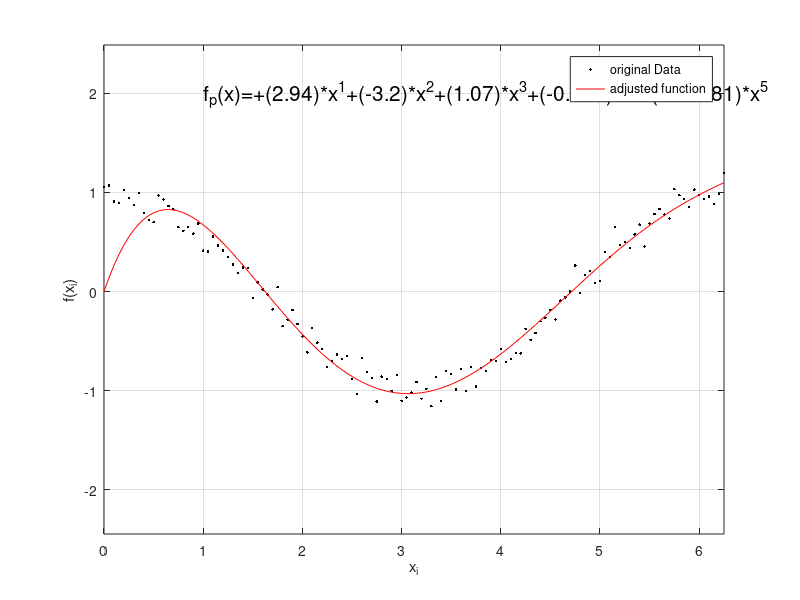

The MATLAB source for this figure:
clear all;
close all;

%% create sample points xi, f(xi)
% the function is f(x)=cos(x)+noiseLevel*gaussian_white_noise
noiseLevel=0.1;
xi=[0:0.05:2*pi]';
fi=cos(xi)+noiseLevel*randn(size(xi));

% plot original function
figure(1);
set(gca,'fontsize',16);
plot(xi,fi,'k.');
xlabel('x_i');
ylabel('f(x_i)');
hold on;
grid on;
axis equal;

%% Create basis (polinomials p_n(x)={x^1,x^2,x^3,....x^N})
%  Constant function p(x)=1 is optional
N=5;
%add p(x)=1?
Add_constant=0;

P=[];
if Add_constant==1
    %add the function f(x)=1 outside for loop
    P=[ones(size(xi))];
end

for n=1:N
    %compute p_n(x_i)=x_i^n
    basisPoints=xi.^n;
    P=[P basisPoints];
end

%% Generalized Least Squares (GLS)
%find Lambda Vector using Generalized Least Squares

%Inner product matrix
M=eye(size(xi,1)); %This must be symmetric and positive definite!

%GLS
lambda_vector=inv(P'*M*P)*P'*M*fi;

adjusted_function=P*lambda_vector;


%% plot solution
plot(xi,adjusted_function,'r');

% show the adjusted expression
if Add_constant==1
    function_string=sprintf('f_p(x)=(%1.3g)*1',lambda_vector(1));
    for n=1:N
        function_string=sprintf('%s+(%1.3g)*x^%d',function_string,lambda_vector(n+1),n);
    end
else
    function_string=sprintf('f_p(x)=');
    for n=1:N
        function_string=sprintf('%s+(%1.3g)*x^%d',function_string,lambda_vector(n),n);
    end
end

text(1,2,sprintf(function_string),'fontsize',15);
legend('original Data','adjusted function');


